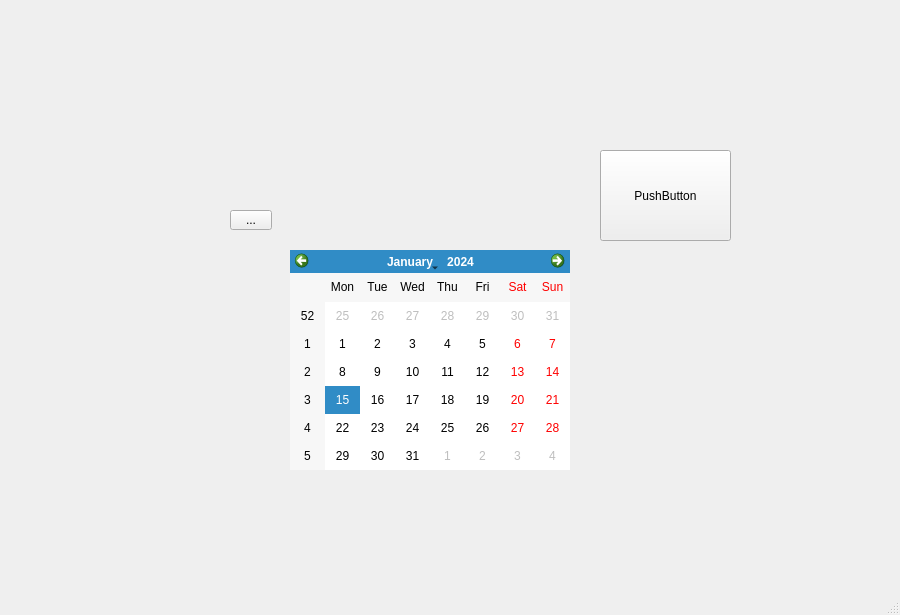
<?xml version="1.0" encoding="UTF-8"?>
<ui version="4.0">
 <class>MainWindow</class>
 <widget class="QMainWindow" name="MainWindow">
  <property name="geometry">
   <rect>
    <x>0</x>
    <y>0</y>
    <width>900</width>
    <height>615</height>
   </rect>
  </property>
  <property name="windowTitle">
   <string>MainWindow</string>
  </property>
  <widget class="QWidget" name="centralwidget">
   <widget class="QPushButton" name="pushButton">
    <property name="geometry">
     <rect>
      <x>600</x>
      <y>150</y>
      <width>131</width>
      <height>91</height>
     </rect>
    </property>
    <property name="text">
     <string>PushButton</string>
    </property>
   </widget>
   <widget class="QToolButton" name="toolButton">
    <property name="geometry">
     <rect>
      <x>230</x>
      <y>210</y>
      <width>42</width>
      <height>20</height>
     </rect>
    </property>
    <property name="text">
     <string>...</string>
    </property>
   </widget>
   <widget class="QCalendarWidget" name="calendarWidget">
    <property name="geometry">
     <rect>
      <x>290</x>
      <y>250</y>
      <width>280</width>
      <height>220</height>
     </rect>
    </property>
   </widget>
  </widget>
  <widget class="QMenuBar" name="menubar">
   <property name="geometry">
    <rect>
     <x>0</x>
     <y>0</y>
     <width>900</width>
     <height>26</height>
    </rect>
   </property>
  </widget>
  <widget class="QStatusBar" name="statusbar"/>
 </widget>
 <resources/>
 <connections/>
</ui>
